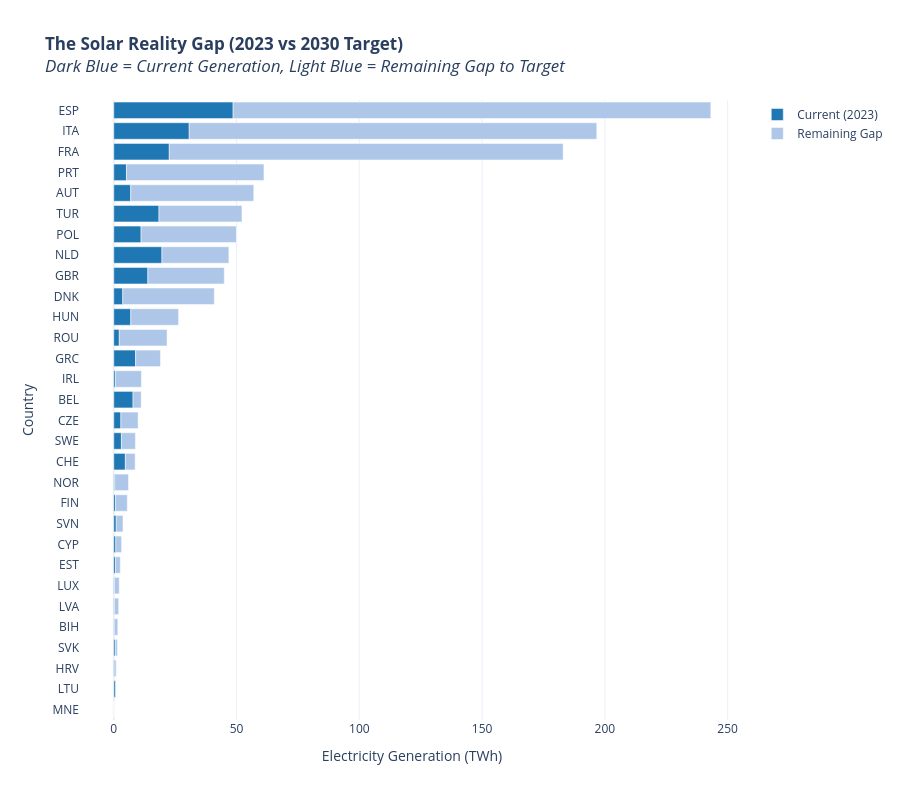

The cell this chart's notebook holds for it:
### Code cell
# Create an Interactive Bar Chart
df_gap = df_gap.reset_index()
df_graph =  df_gap[df_gap["category"] == 'Renewables'].sort_values(by='value_target', ascending=True)
df_graph = df_graph.rename(columns={"iso": "country", "value_history": "current_twh"})

fig = px.bar(
    df_graph, 
    y='country', 
    x=['current_twh', 'gap_twh'], 
    title='<b>The Solar Reality Gap (2023 vs 2030 Target)</b><br><i>Dark Blue = Current Generation, Light Blue = Remaining Gap to Target</i>',
    labels={'value': 'Generation (TWh)', 'country': 'Country', 'variable': 'Metric'},
    orientation='h',  # Horizontal bars are easier to read for country names
    height=800,       # Tall chart to fit all countries
    color_discrete_map={'current_twh': '#1f77b4', 'gap_twh': '#aec7e8'} # Dark vs Light Blue
)

# Customizing the Layout for a Professional Look
fig.update_layout(
    xaxis_title="Electricity Generation (TWh)",
    legend_title_text="",
    showlegend=True,
    template="plotly_white",
    hovermode="y unified" # Shows both values when hovering over a country
)

# Fix the legend names
new_names = {'current_twh': 'Current (2023)', 'gap_twh': 'Remaining Gap'}
fig.for_each_trace(lambda t: t.update(name = new_names[t.name]))

fig.show()

### Figure 1 — Plotly figure (JSON) as saved in the notebook; plotly's stock layout.template omitted (floating-point values rounded to 4 significant figures)
{"data": [{"hovertemplate": "Metric=current_twh<br>Generation (TWh)=%{x}<br>Country=%{y}<extra></extra>", "legendgroup": "current_twh", "marker": {"color": "#1f77b4", "pattern": {"shape": ""}}, "name": "Current (2023)", "orientation": "h", "showlegend": true, "textposition": "auto", "type": "bar", "x": [0.02, 0.69, 0.41, 0.61, 0.2, 0.24, 0.29, 0.72, 0.83, 0.98, 0.72, 0.36, 4.71, 3.11, 2.89, 7.83, 0.65, 8.89, 2.23, 6.93, 3.66, 13.88, 19.61, 11.11, 18.4, 6.89, 5.16, 22.59, 30.71, 48.59], "xaxis": "x", "y": ["MNE", "LTU", "HRV", "SVK", "BIH", "LVA", "LUX", "EST", "CYP", "SVN", "FIN", "NOR", "CHE", "SWE", "CZE", "BEL", "IRL", "GRC", "ROU", "HUN", "DNK", "GBR", "NLD", "POL", "TUR", "AUT", "PRT", "FRA", "ITA", "ESP"], "yaxis": "y"}, {"hovertemplate": "Metric=gap_twh<br>Generation (TWh)=%{x}<br>Country=%{y}<extra></extra>", "legendgroup": "gap_twh", "marker": {"color": "#aec7e8", "pattern": {"shape": ""}}, "name": "Remaining Gap", "orientation": "h", "showlegend": true, "textposition": "auto", "type": "bar", "x": [0.032, -0.2364, 0.6, 0.86, 1.439, 1.76, 1.932, 1.95, 2.341, 2.777, 4.79, 5.629, 3.99, 5.69, 7.02, 3.34, 10.62, 10.11, 19.47, 19.47, 37.28, 31.12, 27.27, 38.81, 33.8, 50.11, 56.0, 160.4, 166.0, 194.5], "xaxis": "x", "y": ["MNE", "LTU", "HRV", "SVK", "BIH", "LVA", "LUX", "EST", "CYP", "SVN", "FIN", "NOR", "CHE", "SWE", "CZE", "BEL", "IRL", "GRC", "ROU", "HUN", "DNK", "GBR", "NLD", "POL", "TUR", "AUT", "PRT", "FRA", "ITA", "ESP"], "yaxis": "y"}], "layout": {"barmode": "relative", "height": 800, "hovermode": "y unified", "legend": {"title": {"text": ""}, "tracegroupgap": 0}, "showlegend": true, "title": {"text": "<b>The Solar Reality Gap (2023 vs 2030 Target)</b><br><i>Dark Blue = Current Generation, Light Blue = Remaining Gap to Target</i>"}, "xaxis": {"anchor": "y", "domain": [0, 1], "title": {"text": "Electricity Generation (TWh)"}}, "yaxis": {"anchor": "x", "domain": [0, 1], "title": {"text": "Country"}}}}
